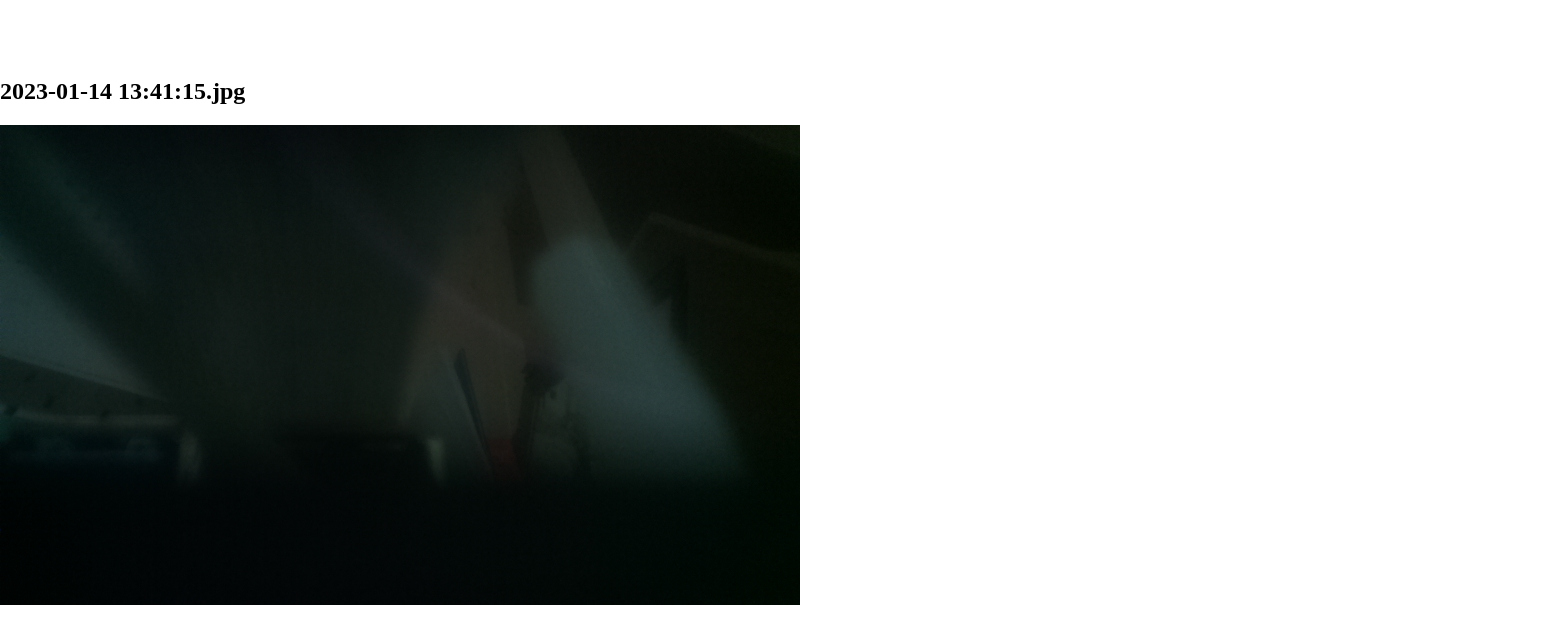
Screenshot of /iot/sec_file/4 with the database file from the repository.
### iot/models.py (models this page shows)
class SecFile(models.Model):
    file_name = models.CharField(max_length=100)
    sec_file = models.FileField(upload_to="")

### iot/views.py (the view)
# urls.py: path('sec_file/<int:pk>', SecFileDetailView.as_view(), name='detail'),
class SecFileDetailView(generic.DetailView):
    model = SecFile
    template_name = 'iot/sec_file_detail.html'
    context_object_name = 'imgfile'

### templates/iot/sec_file_detail.html (shortened to what this page needs)
{% extends 'base.html' %}
{% load static %}
{% block content %}
<div style="padding:3vh;"></div>
    <div class="container">
        <div class="row justify-content-center align-items-center">
            <div class="card align-middle" style="width:100rem; border-radius:20px; border-color:brown;">
                <div class="card-title" style="margin-top:30px;">
                    <h2 class="card-title text-center">{{imgfile.file_name}}</h2>
                </div>
                <div class="card-body text-center">
                    <img src="/media/{{imgfile.sec_file }}" type="jpg" />
                </div>
            </div>
        </div>
    </div>
{% endblock %}

### static/css/styles.css (style rules this page uses)
body { margin: 0; }

### rows the page displays
SecFile: file_name "2023-01-14 13:41:15.jpg", sec_file (picture)
